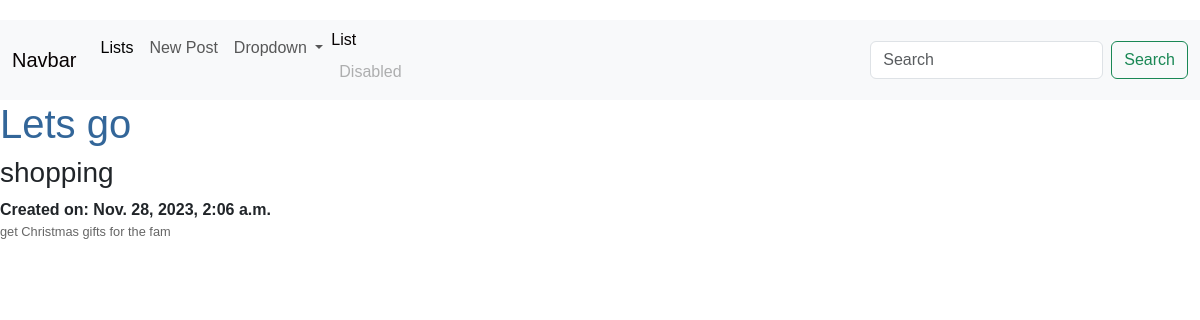
Page /posts/2/ on the committed database.
### posts/models.py (models this page shows, shortened)
class Post(models.Model):  # Inherits from models.Model
    title = models.CharField(max_length=128)    # CharField is for short text with a limit
    subtitle = models.CharField(max_length=256)
    body = models.TextField()   # TextField is for longer text without a limit
    created_on = models.DateTimeField(auto_now_add=True)    # auto_now_add=True sets the field to now when the object is first created.

### posts/views.py (the view)
# urls.py: path('<int:pk>/', PostDetailView.as_view(), name='detail'),
class PostDetailView(DetailView):
    template_name = 'posts/detail.html'
    model = Post

### templates/posts/detail.html (shortened to what this page needs)
{% extends 'base.html' %}
{% block content %}
        <h1>{{ post.title }}</h1>
        <h3>{{ post.subtitle }}</h3>
        <strong>Created on: {{post.created_on }}</strong>
        <p>{{ post.body }}</p>
{% endblock content %}

### static/css/base.css (style rules this page uses)
h1 { color: #369; font-family: Arial, Helvetica, sans-serif; font-size: 250%; font-weight: normal; }
body { font-family: "Lucida Sans Unicode", "Lucida Grande", sans-serif; font-size: 100%; }
p { color: #666; font-size: 80%; }

### rows in the picture
Post: title "Lets go", subtitle "shopping", created_on "Nov. 28, 2023, 2:06 a.m.", body "get Christmas gifts for the fam"
